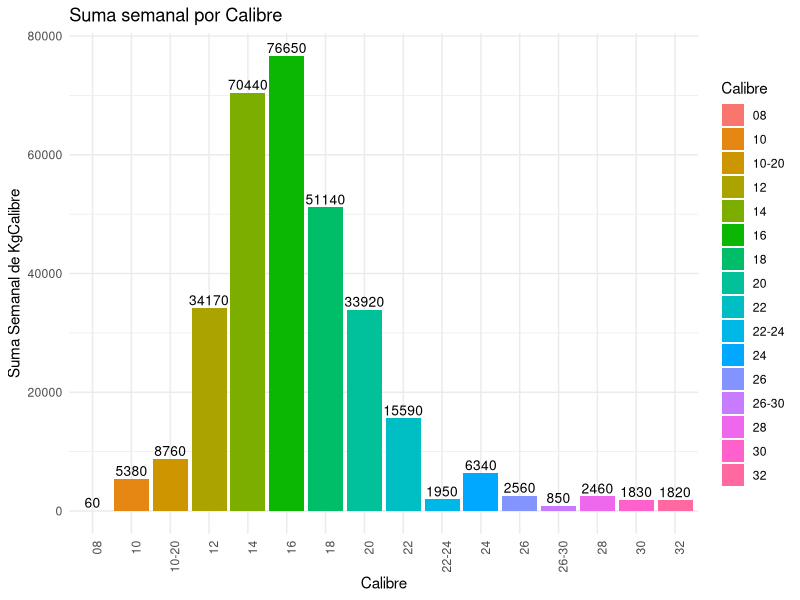
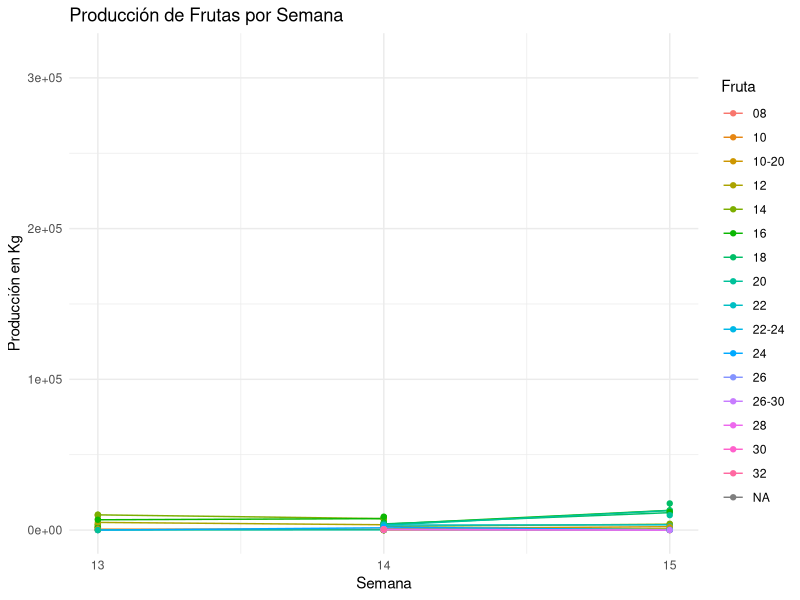
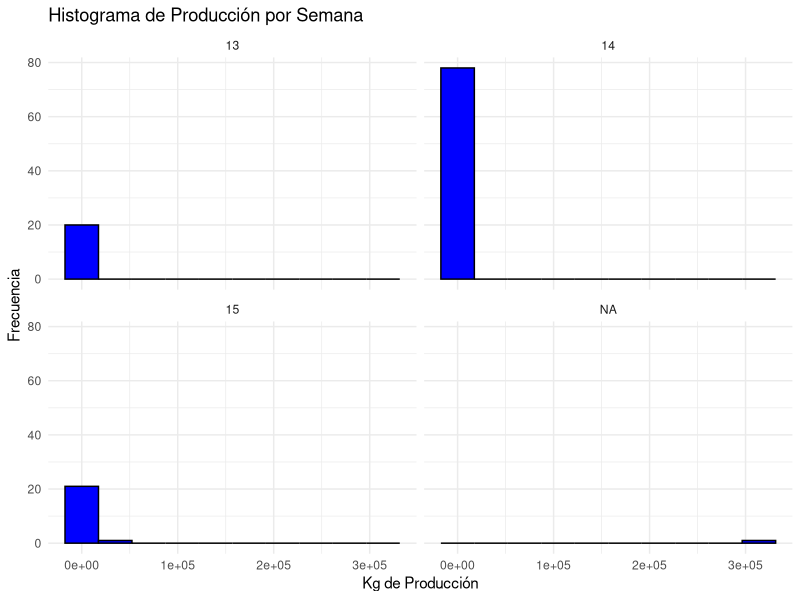

The R script that drew these images, in order:

# Probando Librerias
install.packages('GGally')

# Import library
library(plyr)
library(GGally)
library(ggplot2)
library(caTools)

###
library(readxl)
library(ggplot2)
library(dplyr)
library(tidyr)
# Set working directory
setwd("C:/Users/HUAWEI MATEBOOK/Desktop/UC/PAC")

# Importing the dataset
dataset <- read_excel('calibres.xlsx', sheet = "Reporte")
str(dataset)

# Agrupar los datos 
cal_sem <- dataset %>% 
  group_by(Semana) %>%
  summarise(sum_semana = sum(KgCalibre, na.rm = TRUE))
# Mostrar el resultado
print(cal_sem)

ca_sem <- dataset %>% 
  group_by(Calibre) %>%
  summarise(sum_semana = sum(KgCalibre, na.rm = TRUE))
# Mostrar el resultado
print(ca_sem)
# Crear un gráfico de barras con ggplot2 usando los datos resumidos
ggplot(ca_sem %>% drop_na(Calibre, sum_semana), aes(x = Calibre, y = sum_semana, fill = Calibre)) +
  geom_col() +  # geom_col crea un gráfico de barras
  geom_text(aes(label = sprintf("%g", sum_semana)),  # Añade texto en cada barra
            vjust = -0.3,  # Ajusta la posición vertical del texto
            color = "black",  # Color del texto
            size = 3.5) +  # Tamaño del texto
  labs(title = "Suma semanal por Calibre",
       x = "Calibre",
       y = "Suma Semanal de KgCalibre",
       fill = "Calibre") +
  theme_minimal() +
  theme(axis.text.x = element_text(angle = 90, hjust = 1))  # Rotar etiquetas del eje x para mejor visualización
##################

# Crear el gráfico de líneas
ggplot(dataset, aes(x = Semana, y = KgCalibre, group = Calibre, color = Calibre)) +
  geom_line(na.rm = TRUE) +  # Añadir líneas
  geom_point(na.rm = TRUE) +  # Añadir puntos
  labs(title = "Producción de Frutas por Semana",
       x = "Semana",
       y = "Producción en Kg",
       color = "Fruta") +
  theme_minimal() +
  scale_x_continuous(breaks = 1:max(dataset$Semana, na.rm = TRUE))  # Ajustar los breaks del eje X

# Error con los NA
# Asumiendo que tus datos ya están limpios y listos para ser graficados
ggplot(dataset, aes(x = KgCalibre)) +
  geom_histogram(bins = 10, fill = "blue", color = "black") +  # Ajusta 'bins' según necesidad
  facet_wrap(~ Semana) +  # Crea un histograma separado por cada 'Semana'
  labs(title = "Histograma de Producción por Semana", x = "Kg de Producción", y = "Frecuencia") +
  theme_minimal()
